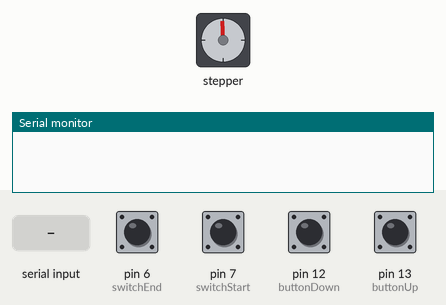
Simulated run of this sketch. Board: Arduino Uno, built with avr-gcc and run on an emulated ATmega328P. On the bench: stepper motor, the last lines printed to the serial monitor. Inputs (shaded band) come from the test bench; at power-on: pin 7 (switchStart) HIGH, pin 6 (switchEnd), pin 12 (buttonDown), pin 13 (buttonUp) LOW. Stepper angles assume 200 steps per turn.

Above: at 1.3 s.
1.4 s: pin 6 (switchEnd) pulled HIGH for 0.15 s
At 1.4 s:
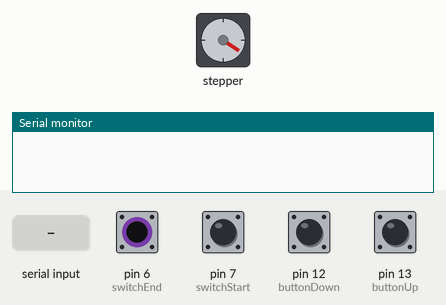
3.0 s: pin 13 (buttonUp) pulled HIGH for 0.15 s
At 3.75 s:
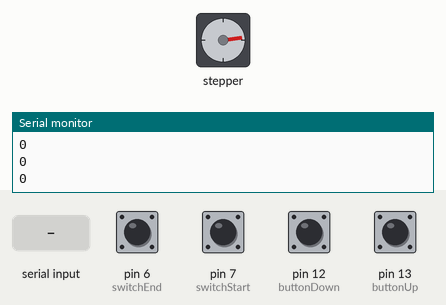
6.0 s: pin 6 (switchEnd) pulled HIGH for 1 s
At 7.4 s:
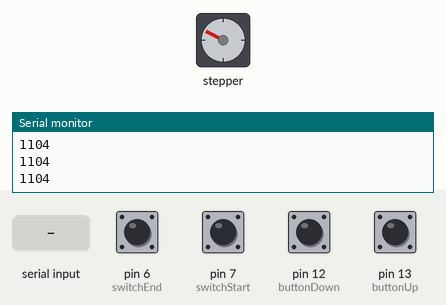
8.5 s: pin 7 (switchStart) pulled LOW for 0.15 s
At 9.2 s:
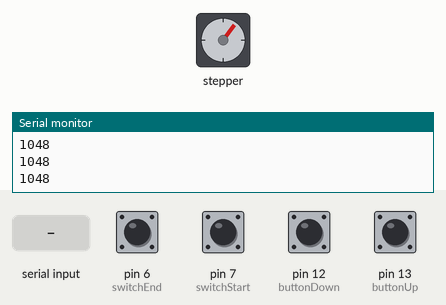
10.1 s: "c" received over Serial
At 10.55 s:
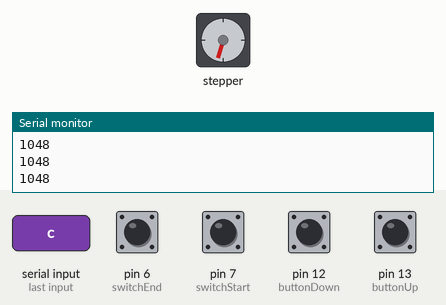
Timing chart, 0 to 14.1 s (numbered marks = the images above; inputs shaded):
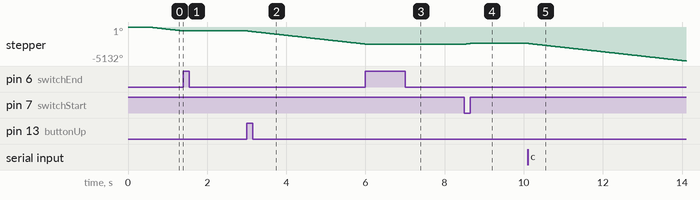

The sketch:

city_servo.ino
```cpp
/*
 Based on:
 Stepper Motor Control - one revolution

 Created 11 Mar. 2007
 Modified 30 Nov. 2009
 by Tom Igoe

 */

 /**
   Stepper motor control for City project
   First test with pushbuttons for moving a building up and down

   http://wiki.xinchejian.com/wiki/City_project

   February, 2

   Github
   https://github.com/xinchejian/DaedalusCity

   Motor will do calibration at startup to calculate the 0 position, travel range.

   COMMANDS:
   u##    go up ## steps where ## is an integer number. e.g. u100
   d##    go down ## steps where ## is an integer number. e.g. d50
   h      go home, back to 0 position
   t      go top, to max position
   m      go to mid point
   p##    go to position ##, where ## is an integer number, e.g. p100
   c      do calibration, go home, then top then home.
   r      report range.
   s      stop at current position
   g      let go, release motor
   f##    go to percentage position
 */

#include <Stepper.h>

const int stepsPerRevolution = 200;  // change this to fit the number of steps per revolution
                                     // for your motor
const int buttonDown = 12; // set button pin for down  pin 12
const int buttonUp = 13; // set button pin for up  pin 13
const int switchStart = 7;
const int switchEnd = 6;
const int LED = 13;
const int reportInterval = 20; // report current position for every 20ms (50Hz), reduce useless traffic

Stepper myStepper(stepsPerRevolution, 8,9,10,11);

long pos = 0;
long max = 0;
long target = 0;
long reportTime = 0;

int letGo = false;

void setup() {
  Serial.begin(115200);

  // Start up blink
  pinMode(LED, OUTPUT);
  digitalWrite(LED, HIGH);
  delay(100);
  digitalWrite(LED, LOW);
  delay(100);
  digitalWrite(LED, HIGH);
  delay(100);
  digitalWrite(LED, LOW);
  delay(100);
  digitalWrite(LED, HIGH);
  delay(100);
  digitalWrite(LED, LOW);


  // set the speed at 60 rpm:
  myStepper.setSpeed(120);
  pinMode(buttonUp, INPUT); // down pushbutton @ pin 12 as input
  pinMode(buttonDown, INPUT); // up pushbutton @ pin 13 as input
  pinMode(switchStart, INPUT);
  pinMode(switchEnd, INPUT);

  // Init loop, go home to find zero, top to find out max range, then back to home again.
  calibrate();

  // Report the range and current position.
  reportRange();
  report();
  reportTime = millis();
}

void loop() {
  if (digitalRead(buttonUp)) {
    target = pos + 20;
  }else if (digitalRead(buttonDown)){
    target = pos - 20;
  }

  if(Serial.available() > 0) {
    // get incoming byte:
    char cmd = Serial.read();
    int tmp = 0;
    switch(cmd){
      case 'u':
        tmp = Serial.parseInt();
        target = pos + tmp;
        break;
      case 'd':
        tmp = Serial.parseInt();
        target = pos - tmp;
        break;
      case 'h':
        target = 0;
        break;
      case 't':
        target = max;
        break;
      case 'm':
        target = max / 2;
        break;
      case 'p':
        tmp = Serial.parseInt();
        target = tmp;
        break;
      case 'f':
        tmp = Serial.parseInt();
        target = max * tmp / 100;
        break;
      case 'c':
        calibrate();
        break;
      case 'r':
        reportRange();
        break;
      case 's':
        target = pos;
        break;
    }
    if(cmd == 'g'){
      stop();
      letGo = true;
    }else {
      letGo = false;
    }
  }

  // If it is in let go status, do not do anything
  if(letGo) return;

  // Move the motor towards the target pos by 1 step.
  if(target > pos){
    up();
  }else if(target < pos){
    down();
  }

  // Send it home if it suppose to be at home
  if(pos == 0 && digitalRead(switchStart) == 0) home();

  // Report current position for every reportInterval
  // if now < reportTime, we had a overflow. Congrats, the setup is running for more than 50 days if this happens
  long now = millis();
  if(now - reportTime > reportInterval || now < reportTime){
    report();
    reportTime = millis();
  }
}

void calibrate(){
  home();
  top();
  home();
}

void up(){
  while(digitalRead(switchEnd) == 0){
    myStepper.step(-1);
    pos ++;
  }
}

void down(){
  while(digitalRead(switchStart) == 0) {
    myStepper.step(1);
    pos --;
  }
}

void home(){
  // Move to 0 position
  while(digitalRead(switchStart) == 0){
    myStepper.step(1);
    pos--;
  }
  pos = 0;
}

void top(){
  // Move to 0 position
  while(digitalRead(switchEnd) == 0){
    myStepper.step(-1);
    pos ++;
  }
  max = pos;
}

void stop(){
  digitalWrite(8, LOW);
  digitalWrite(9, LOW);
  digitalWrite(10, LOW);
  digitalWrite(11, LOW);
}

// Report position to controlling machine.
void report(){
  Serial.println(pos);
}

// Reports max range
void reportRange(){
  Serial.print("Range : ");
  Serial.println(max);
}
```

Measured:
- after the input at 1.4 s, stepper: stops changing and stays -596°
- after the input at 3.0 s, stepper: keeps turning counter-clockwise at about 663°/s, starting at once
- after the input at 6.0 s, stepper: stops changing and stays -2583°
- after the input at 8.5 s, stepper: turns 100° clockwise in 0.15 s, starting at once
- after the input at 10.1 s, stepper: keeps turning counter-clockwise at about 663°/s, starting at once
